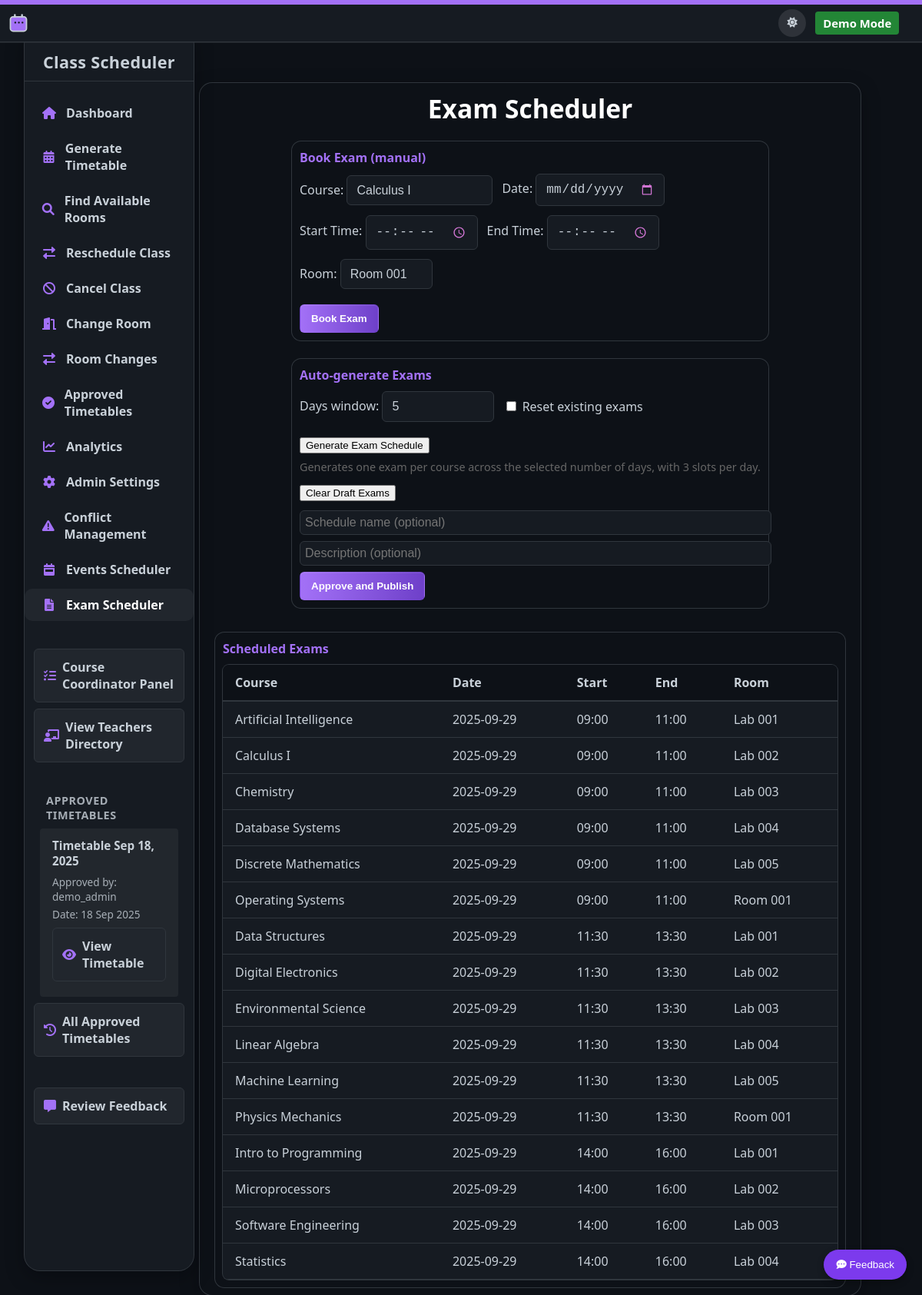
The app's page /exam_scheduler with its own data.
### models.py (models this page shows, shortened)
class ApprovedTimetable(Base):
    __tablename__ = 'approved_timetables'
    id = Column(Integer, primary_key=True)
    name = Column(String, nullable=False)
    description = Column(String)
    timetable_data = Column(String)  # Stores the timetable data as JSON string
    approved_by = Column(Integer, ForeignKey('users.id'))
    approved_at = Column(DateTime, default=datetime.utcnow)
    is_active = Column(Boolean, default=True)
    approver = relationship('User')

### scheduler.py (models this page shows, shortened)
class User(Base):
    __tablename__ = 'users'
    id = Column(Integer, primary_key=True)
    username = Column(String, unique=True, nullable=False)
    password_hash = Column(String, nullable=False)
    is_admin_user = Column(Boolean, default=False)

class Course(Base):
    __tablename__ = 'courses'
    id = Column(Integer, primary_key=True)
    name = Column(String, unique=True)

class Classroom(Base):
    __tablename__ = 'classrooms'
    id = Column(Integer, primary_key=True)
    name = Column(String, unique=True)
    capacity = Column(Integer)

### webapp/app.py (models this page shows)
class Exam(Base):
    __tablename__ = 'exams'
    id = Column(Integer, primary_key=True)
    course_id = Column(Integer, ForeignKey('courses.id'))
    room_id = Column(Integer, ForeignKey('classrooms.id'))
    date = Column(Date)
    start_time = Column(String)
    end_time = Column(String)
    course = relationship('Course')
    room = relationship('Classroom')

### webapp/app.py (the view, shortened to what this page needs)
@app.route('/exam_scheduler', methods=['GET', 'POST'])
def exam_scheduler():
    exams = session.query(Exam).order_by(Exam.date.asc(), Exam.start_time.asc()).all()
    approved = get_active_approved_exam_schedule(session)
    return render_template('exam_scheduler.html', exams=exams, approved_exams=approved)

### webapp/app.py (called while the page is built)
def get_active_approved_exam_schedule(db_session):
    return db_session.query(ApprovedExamSchedule).filter_by(is_active=True).order_by(ApprovedExamSchedule.approved_at.desc()).first()

@app.context_processor
def inject_template_globals():
    context = {}
    if 'user_id' in flask_session:
        user = session.query(User).get(flask_session['user_id'])
        context['current_user'] = user
    else:
        context['current_user'] = None
    context['get_teachers'] = get_teachers
    context['get_courses'] = get_courses
    context['get_classes'] = get_classes
    context['get_classrooms'] = get_classrooms
    context['get_approved_timetables'] = get_approved_timetables
    return context

def get_approved_timetables():
    return session.query(ApprovedTimetable).order_by(
        ApprovedTimetable.is_active.desc(),
        ApprovedTimetable.approved_at.desc()
    ).all()

def get_courses():
    return session.query(Course).all()

def get_classrooms():
    return session.query(Classroom).all()

### webapp/templates/exam_scheduler.html (shortened to what this page needs)
{% extends "layout.html" %}
{% block content %}
<div class="main-title">Exam Scheduler</div>
<div class="card timetable-card" style="max-width:600px;margin:0 auto;">
    <h3>Book Exam (manual)</h3>
    <form method="post">
        <div class="input-row">
            <label>Course:
                <select name="course_id" required>
                    {% for course in get_courses() %}
                    <option value="{{ course.id }}">{{ course.name }}</option>
                    {% endfor %}
                </select>
            </label>
            <label>Date:
                <input type="date" name="date" required />
            </label>
        </div>
        <div class="input-row">
            <label>Start Time:
                <input type="time" name="start_time" required />
            </label>
            <label>End Time:
                <input type="time" name="end_time" required />
            </label>
        </div>
        <div class="input-row">
            <label>Room:
                <select name="room_id" required>
                    {% for room in get_classrooms() %}
                    <option value="{{ room.id }}">{{ room.name }}</option>
                    {% endfor %}
                </select>
            </label>
        </div>
        <div class="button-row">
            <button class="btn gradient-btn" type="submit">Book Exam</button>
        </div>
    </form>
</div>
<div class="card timetable-card" style="max-width:600px;margin:24px auto;">
    <h3>Auto-generate Exams</h3>
    <form method="post" action="{{ url_for('generate_exams') }}">
        <div class="input-row">
            <label>Days window:
                <input type="number" name="days" value="5" min="1" max="14" />
            </label>
            <label>
                <input type="checkbox" name="reset" value="true" /> Reset existing exams
            </label>
        </div>
        <div class="button-row">
            <button class="btn" type="submit">Generate Exam Schedule</button>
        </div>
    </form>
    <div class="help-text" style="margin-top:8px;font-size:0.9em;color:#666;">
        Generates one exam per course across the selected number of days, with 3 slots per day.
    </div>
    <form method="post" action="{{ url_for('reset_draft_exams') }}" style="margin-top:12px;">
        <button class="btn btn-danger" type="submit">Clear Draft Exams</button>
    </form>
    <form method="post" action="{{ url_for('approve_exams') }}" style="margin-top:12px;">
        <input type="text" name="name" placeholder="Schedule name (optional)" style="width:100%;padding:6px;margin-bottom:8px;" />
        <input type="text" name="description" placeholder="Description (optional)" style="width:100%;padding:6px;margin-bottom:8px;" />
        <button class="btn gradient-btn" type="submit">Approve and Publish</button>
    </form>
</div>
<div class="card timetable-card" style="max-width:800px;margin:32px auto 0;">
    <h3>Scheduled Exams</h3>
    {% if exams %}
    <table class="teacher-table">
        <thead>
            <tr><th>Course</th><th>Date</th><th>Start</th><th>End</th><th>Room</th></tr>
        </thead>
        <tbody>
        {% for exam in exams %}
            <tr>
                <td>{{ exam.course.name }}</td>
                <td>{{ exam.date.strftime('%Y-%m-%d') }}</td>
                <td>{{ exam.start_time }}</td>
                <td>{{ exam.end_time }}</td>
                <td>{{ exam.room.name }}</td>
            </tr>
        {% endfor %}
        </tbody>
    </table>
    {% else %}
    <div class="empty-state">No exams scheduled yet.</div>
    {% endif %}
</div>
{% endblock %}

### webapp/templates/layout.html (shortened to what this page needs)
<!DOCTYPE html>
<html lang="en">
<head>
        <link rel="stylesheet" href="{{ url_for('static', filename='style.css') }}">
        <link rel="stylesheet" href="{{ url_for('static', filename='course-colors.css') }}">
        <link rel="stylesheet" href="{{ url_for('static', filename='theme-styles.css') }}">
        <link rel="stylesheet" href="{{ url_for('static', filename='approval-system.css') }}">
        <link rel="stylesheet" href="{{ url_for('static', filename='room_changes.css') }}">
        <link rel="stylesheet" href="{{ url_for('static', filename='timetable-enhancements.css') }}">
        <link rel="stylesheet" href="{{ url_for('static', filename='demo-mode.css') }}">
        <link rel="stylesheet" href="{{ url_for('static', filename='dashboard.css') }}">
        <link rel="stylesheet" href="{{ url_for('static', filename='room_display_fix.css') }}">
        <link rel="stylesheet" href="https://cdnjs.cloudflare.com/ajax/libs/font-awesome/6.0.0/css/all.min.css">
</head>
<body>
        <div class="github-topbar"></div>
        <nav class="main-topbar">
                        <div class="topbar-left">
                                <a href="{{ url_for('index') }}" class="topbar-logo" aria-label="Dashboard" title="Dashboard">
                                    <span class="logo-icon">
                                    </span>
                                </a>
                        </div>
            <div class="topbar-right">
                <button id="theme-toggle" class="theme-toggle" title="Toggle Theme">
                    <span class="theme-icon light"><i class="fas fa-sun"></i></span>
                </button>
                <span class="topbar-link demo-mode">Demo Mode</span>
            </div>
        </nav>
    <div class="sidebar">
        <div class="sidebar-header">
            <h1 class="sidebar-logo">Class Scheduler</h1>
        </div>
        <ul class="sidebar-menu">
            <li>
                <a href="{{ url_for('index') }}" {% if request.endpoint == 'index' %}class="active"{% endif %}>
                    <span class="icon"><i class="fas fa-home"></i></span>
                    Dashboard
                </a>
            </li>
            <li>
                <a href="{{ url_for('generate_timetable_route') }}" {% if request.endpoint == 'generate_timetable_route' %}class="active"{% endif %}>
                    <span class="icon"><i class="fas fa-calendar-alt"></i></span>
                    Generate Timetable
                </a>
            </li>
            <li>
                <a href="{{ url_for('find_rooms_route') }}" {% if request.endpoint == 'find_rooms_route' %}class="active"{% endif %}>
                    <span class="icon"><i class="fas fa-search"></i></span>
                    Find Available Rooms
                </a>
            </li>
            <li>
                <a href="{{ url_for('reschedule_route') }}" {% if request.endpoint == 'reschedule_route' %}class="active"{% endif %}>
                    <span class="icon"><i class="fas fa-exchange-alt"></i></span>
                    Reschedule Class
                </a>
            </li>
            <li>
                <a href="{{ url_for('cancel_class') }}" {% if request.endpoint == 'cancel_class' %}class="active"{% endif %}>
                    <span class="icon"><i class="fas fa-ban"></i></span>
                    Cancel Class
                </a>
            </li>
            <li>
                <a href="{{ url_for('change_room') }}" {% if request.endpoint == 'change_room' %}class="active"{% endif %}>
                    <span class="icon"><i class="fas fa-door-open"></i></span>
                    Change Room
                </a>
            </li>
            <li>
                <a href="{{ url_for('room_changes') }}" {% if request.endpoint == 'room_changes' %}class="active"{% endif %}>
                    <span class="icon"><i class="fas fa-exchange-alt"></i></span>
                    Room Changes
                </a>
            </li>
            <li>
                <a href="{{ url_for('approved_timetables') }}" {% if request.endpoint == 'approved_timetables' %}class="active"{% endif %}>
                    <span class="icon"><i class="fas fa-check-circle"></i></span>
                    Approved Timetables
                </a>
            </li>
            <li>
                <a href="{{ url_for('analytics_page') }}" {% if request.endpoint == 'analytics_page' %}class="active"{% endif %}>
                    <span class="icon"><i class="fas fa-chart-line"></i></span>
                    Analytics
                </a>
            </li>
            <li>
                <a href="{{ url_for('admin') }}" {% if request.endpoint == 'admin' %}class="active"{% endif %}>
                    <span class="icon"><i class="fas fa-cog"></i></span>
                    Admin Settings
                </a>
            </li>
            <li>
                <a href="{{ url_for('conflicts_page') }}" {% if request.endpoint == 'conflicts_page' %}class="active"{% endif %}>
                    <span class="icon"><i class="fas fa-triangle-exclamation"></i></span>
                    Conflict Management
                </a>
            </li>
            <li>
                <a href="{{ url_for('events_scheduler') }}" {% if request.endpoint == 'events_scheduler' %}class="active"{% endif %}>
                    <span class="icon"><i class="fas fa-calendar-week"></i></span>
                    Events Scheduler
                </a>
            </li>
            <li>
                <a href="{{ url_for('exam_scheduler') }}" {% if request.endpoint == 'exam_scheduler' %}class="active"{% endif %}>
                    <span class="icon"><i class="fas fa-file-alt"></i></span>
                    Exam Scheduler
                </a>
            </li>
        </ul>
        <div class="sidebar-section">
            <a href="{{ url_for('course_coordinator') }}" class="sidebar-button">
                <span class="icon"><i class="fas fa-tasks"></i></span>
                Course Coordinator Panel
            </a>
            <a href="{{ url_for('teachers') }}" class="sidebar-button">
                <span class="icon"><i class="fas fa-chalkboard-teacher"></i></span>
                View Teachers Directory
            </a>
        </div>
        <div class="sidebar-section">
            <h3 class="sidebar-title">Approved Timetables</h3>
            <div class="sidebar-approved-timetable" id="approved-timetable-sidebar">
                {% set active_timetable = [] %}
                {% if active_timetable %}
                    <div class="approved-timetable-info">
                        <h4>{{ active_timetable[0].name }}</h4>
                        <p>Approved by: {{ active_timetable[0].approver.username }}</p>
                        <p>Date: {{ active_timetable[0].approved_at.strftime('%d %b %Y') }}</p>
                        <a href="{{ url_for('view_approved_timetable', id=active_timetable[0].id) }}" class="sidebar-button">
                            <span class="icon"><i class="fas fa-eye"></i></span>
                            View Timetable
                        </a>
                    </div>
                {% endif %}
            </div>
            <a href="{{ url_for('approved_timetables') }}" class="sidebar-button">
                <span class="icon"><i class="fas fa-history"></i></span>
                All Approved Timetables
            </a>
        </div>
        <div class="sidebar-section">
            <a href="{{ url_for('admin_feedback') }}" class="sidebar-button">
                <span class="icon"><i class="fas fa-comment-alt"></i></span>
                Review Feedback
            </a>
        </div>
    </div>
    <div class="container">
        {% block content %}{% endblock %}
    </div>
    <button id="feedback-fab" title="Give Feedback" style="position:fixed; right:20px; bottom:20px; z-index:999; background:#7c3aed; color:#fff; border:none; border-radius:24px; padding:12px 16px; box-shadow:0 4px 10px rgba(0,0,0,0.3); cursor:pointer;">
        <i class="fas fa-comment-dots"></i> Feedback
    </button>
</body>
</html>

### webapp/static/theme-styles.css (style rules this page uses)
.theme-toggle { background: none; border: none; cursor: pointer; display: flex; align-items: center; justify-content: center; position: relative; width: 36px; height: 36px; border-radius: 50%; margin-right: 10px; color: var(--sidebar-text); background: rgba(255, 255, 255, 0.1); transition: all 0.3s ease; overflow: hidden; }
.theme-toggle .theme-icon { position: absolute; width: 100%; height: 100%; display: flex; align-items: center; justify-content: center; transition: all 0.3s cubic-bezier(0.175, 0.885, 0.32, 1.275); }
.theme-toggle .light { opacity: 1; transform: translateY(0); }

### webapp/static/approval-system.css (style rules this page uses)
.sidebar-title { padding: 8px 16px; margin: 0; font-size: 0.9rem; color: var(--sidebar-text); opacity: 0.8; text-transform: uppercase; letter-spacing: 0.5px; }
.sidebar-approved-timetable { padding: 12px 16px; border-radius: 4px; background-color: rgba(255, 255, 255, 0.05); margin: 0 8px; margin-bottom: 8px; }
.approved-timetable-info { color: var(--sidebar-text); }
.approved-timetable-info h4 { margin-top: 0; margin-bottom: 8px; font-size: 0.95rem; }
.approved-timetable-info p { margin: 4px 0; font-size: 0.85rem; opacity: 0.8; }

### webapp/static/demo-mode.css (style rules this page uses)
.demo-mode { background-color: #238636; color: white; padding: 5px 10px; border-radius: 4px; font-weight: bold; }

### records on screen
ApprovedTimetable: name "Timetable Sep 18, 2025", approved_at "18 Sep 2025"
User: username "demo_admin"
Exam: course.name "Artificial Intelligence", date "2025-09-29", start_time "09:00", end_time "11:00", room.name "Lab 001"
Exam: course.name "Calculus I", date "2025-09-29", start_time "09:00", end_time "11:00", room.name "Lab 002"
Exam: course.name "Chemistry", date "2025-09-29", start_time "09:00", end_time "11:00", room.name "Lab 003"
Exam: course.name "Database Systems", date "2025-09-29", start_time "09:00", end_time "11:00", room.name "Lab 004"
Exam: course.name "Discrete Mathematics", date "2025-09-29", start_time "09:00", end_time "11:00", room.name "Lab 005"
Exam: course.name "Operating Systems", date "2025-09-29", start_time "09:00", end_time "11:00", room.name "Room 001"
Exam: course.name "Data Structures", date "2025-09-29", start_time "11:30", end_time "13:30", room.name "Lab 001"
Exam: course.name "Digital Electronics", date "2025-09-29", start_time "11:30", end_time "13:30", room.name "Lab 002"
Exam: course.name "Environmental Science", date "2025-09-29", start_time "11:30", end_time "13:30", room.name "Lab 003"
Exam: course.name "Linear Algebra", date "2025-09-29", start_time "11:30", end_time "13:30", room.name "Lab 004"
Exam: course.name "Machine Learning", date "2025-09-29", start_time "11:30", end_time "13:30", room.name "Lab 005"
Exam: course.name "Physics Mechanics", date "2025-09-29", start_time "11:30", end_time "13:30", room.name "Room 001"
Exam: course.name "Intro to Programming", date "2025-09-29", start_time "14:00", end_time "16:00", room.name "Lab 001"
Exam: course.name "Microprocessors", date "2025-09-29", start_time "14:00", end_time "16:00", room.name "Lab 002"
Exam: course.name "Software Engineering", date "2025-09-29", start_time "14:00", end_time "16:00", room.name "Lab 003"
Exam: course.name "Statistics", date "2025-09-29", start_time "14:00", end_time "16:00", room.name "Lab 004"

### other values on screen
form field course_id "Calculus I"
form field room_id "Room 001"
